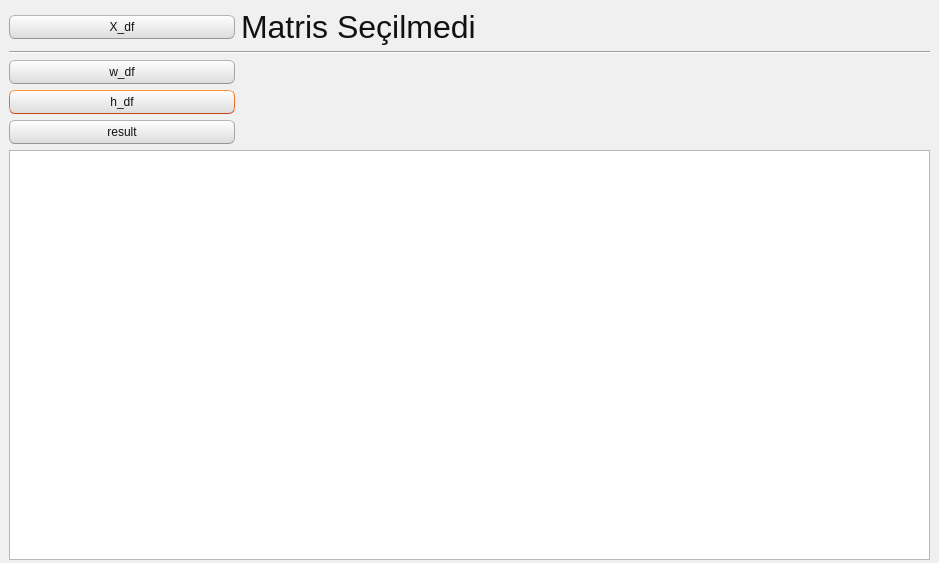
<?xml version="1.0" encoding="UTF-8"?>
<ui version="4.0">
 <class>Dialog</class>
 <widget class="QDialog" name="Dialog">
  <property name="geometry">
   <rect>
    <x>0</x>
    <y>0</y>
    <width>939</width>
    <height>563</height>
   </rect>
  </property>
  <property name="windowTitle">
   <string>Dialog</string>
  </property>
  <property name="styleSheet">
   <string notr="true">/*
Ubuntu Style Sheet for QT Applications
Author: Jaime A. Quiroga P.
Company: GTRONICK
Last updated: 01/10/2021 (dd/mm/yyyy), 15:18.
Available at: https://github.com/GTRONICK/QSS/blob/master/Ubuntu.qss
*/
QMainWindow {
	background-color:#f0f0f0;
}
QCheckBox {
	padding:2px;
}
QCheckBox:hover {
	border:1px solid rgb(255,150,60);
	border-radius:4px;
	padding: 1px;
	background-color:qlineargradient(spread:pad, x1:0.5, y1:1, x2:0.5, y2:0, stop:0 rgba(190, 90, 50, 50), stop:1 rgba(250, 130, 40, 50));
}
QCheckBox::indicator:checked {
	border:1px solid rgb(246, 134, 86);
	border-radius:4px;
  	background-color:rgb(246, 134, 86)
}
QCheckBox::indicator:unchecked {
	border-width:1px solid rgb(246, 134, 86);
	border-radius:4px;
  	background-color:rgb(255,255,255);
}
QColorDialog {
	background-color:#f0f0f0;
}
QComboBox {
	color:rgb(81,72,65);
	background: #ffffff;
}
QComboBox:editable {
	selection-color:rgb(81,72,65);
	selection-background-color: #ffffff;
}
QComboBox QAbstractItemView {
	selection-color: #ffffff;
	selection-background-color: rgb(246, 134, 86);
}
QComboBox:!editable:on, QComboBox::drop-down:editable:on {
	color:  #1e1d23;	
}
QDateTimeEdit, QDateEdit, QDoubleSpinBox, QFontComboBox {
	color:rgb(81,72,65);
	background-color: #ffffff;
}

QDialog {
	background-color:#f0f0f0;
}

QLabel,QLineEdit {
	color:rgb(17,17,17);
}
QLineEdit {
	background-color:rgb(255,255,255);
	selection-background-color:rgb(236,116,64);
}
QMenuBar {
	color:rgb(223,219,210);
	background-color:rgb(65,64,59);
}
QMenuBar::item {
	padding-top:4px;
	padding-left:4px;
	padding-right:4px;
	color:rgb(223,219,210);
	background-color:rgb(65,64,59);
}
QMenuBar::item:selected {
	color:rgb(255,255,255);
	padding-top:2px;
	padding-left:2px;
	padding-right:2px;
	border-top-width:2px;
	border-left-width:2px;
	border-right-width:2px;
	border-top-right-radius:4px;
	border-top-left-radius:4px;
	border-style:solid;
	background-color:rgb(65,64,59);
	border-top-color: rgb(47,47,44);
	border-right-color: qlineargradient(spread:pad, x1:0, y1:1, x2:1, y2:0, stop:0 rgba(90, 87, 78, 255), stop:1 rgba(47,47,44, 255));
	border-left-color:  qlineargradient(spread:pad, x1:1, y1:0, x2:0, y2:0, stop:0 rgba(90, 87, 78, 255), stop:1 rgba(47,47,44, 255));
}
QMenu {
	color:rgb(223,219,210);
	background-color:rgb(65,64,59);
}
QMenu::item {
	color:rgb(223,219,210);
	padding:4px 10px 4px 20px;
}
QMenu::item:selected {
	color:rgb(255,255,255);
	background-color: qlineargradient(spread:pad, x1:0.5, y1:1, x2:0.5, y2:0, stop:0 rgba(225, 108, 54, 255), stop:1 rgba(246, 134, 86, 255));
	border-style:solid;
	border-width:3px;
	padding:4px 7px 4px 17px;
	border-bottom-color:qlineargradient(spread:pad, x1:0.5, y1:1, x2:0.5, y2:0, stop:0 rgba(175,85,48,255), stop:1 rgba(236,114,67, 255));
	border-top-color:qlineargradient(spread:pad, x1:0.5, y1:1, x2:0.5, y2:0, stop:0 rgba(253,156,113,255), stop:1 rgba(205,90,46, 255));
	border-right-color:qlineargradient(spread:pad, x1:0, y1:0.5, x2:1, y2:0.5, stop:0 rgba(253,156,113,255), stop:1 rgba(205,90,46, 255));
	border-left-color:qlineargradient(spread:pad, x1:1, y1:0.5, x2:0, y2:0.5, stop:0 rgba(253,156,113,255), stop:1 rgba(205,90,46, 255));
}
QPlainTextEdit {
	border: 1px solid transparent;
	color:rgb(17,17,17);
	selection-background-color:rgb(236,116,64);
    background-color: #FFFFFF;
}
QProgressBar {
	text-align: center;
	color: rgb(0, 0, 0);
	border: 1px inset rgb(150,150,150); 
	border-radius: 10px;
	background-color:rgb(221,221,219);
}
QProgressBar::chunk:horizontal {
	background-color: qlineargradient(spread:pad, x1:0.5, y1:1, x2:0.5, y2:0, stop:0 rgba(225, 108, 54, 255), stop:1 rgba(246, 134, 86, 255));
	border:1px solid;
	border-radius:8px;
	border-bottom-color:qlineargradient(spread:pad, x1:0.5, y1:1, x2:0.5, y2:0, stop:0 rgba(175,85,48,255), stop:1 rgba(236,114,67, 255));
	border-top-color:qlineargradient(spread:pad, x1:0.5, y1:1, x2:0.5, y2:0, stop:0 rgba(253,156,113,255), stop:1 rgba(205,90,46, 255));
	border-right-color:qlineargradient(spread:pad, x1:0, y1:0.5, x2:1, y2:0.5, stop:0 rgba(253,156,113,255), stop:1 rgba(205,90,46, 255));
	border-left-color:qlineargradient(spread:pad, x1:1, y1:0.5, x2:0, y2:0.5, stop:0 rgba(253,156,113,255), stop:1 rgba(205,90,46, 255));
}
QPushButton{
	color:rgb(17,17,17);
	border-width: 1px;
	border-radius: 6px;
	border-bottom-color: rgb(150,150,150);
	border-right-color: rgb(165,165,165);
	border-left-color: rgb(165,165,165);
	border-top-color: rgb(180,180,180);
	border-style: solid;
	padding: 4px;
	background-color: qlineargradient(spread:pad, x1:0.5, y1:1, x2:0.5, y2:0, stop:0 rgba(220, 220, 220, 255), stop:1 rgba(255, 255, 255, 255));
}
QPushButton:hover{
	color:rgb(17,17,17);
	border-width: 1px;
	border-radius:6px;
	border-top-color: rgb(255,150,60);
	border-right-color: qlineargradient(spread:pad, x1:0, y1:1, x2:1, y2:0, stop:0 rgba(200, 70, 20, 255), stop:1 rgba(255,150,60, 255));
	border-left-color:  qlineargradient(spread:pad, x1:1, y1:0, x2:0, y2:0, stop:0 rgba(200, 70, 20, 255), stop:1 rgba(255,150,60, 255));
	border-bottom-color: rgb(200,70,20);
	border-style: solid;
	padding: 2px;
	background-color: qlineargradient(spread:pad, x1:0.5, y1:1, x2:0.5, y2:0, stop:0 rgba(220, 220, 220, 255), stop:1 rgba(255, 255, 255, 255));
}
QPushButton:default{
	color:rgb(17,17,17);
	border-width: 1px;
	border-radius:6px;
	border-top-color: rgb(255,150,60);
	border-right-color: qlineargradient(spread:pad, x1:0, y1:1, x2:1, y2:0, stop:0 rgba(200, 70, 20, 255), stop:1 rgba(255,150,60, 255));
	border-left-color:  qlineargradient(spread:pad, x1:1, y1:0, x2:0, y2:0, stop:0 rgba(200, 70, 20, 255), stop:1 rgba(255,150,60, 255));
	border-bottom-color: rgb(200,70,20);
	border-style: solid;
	padding: 2px;
	background-color: qlineargradient(spread:pad, x1:0.5, y1:1, x2:0.5, y2:0, stop:0 rgba(220, 220, 220, 255), stop:1 rgba(255, 255, 255, 255));
}
QPushButton:pressed{
	color:rgb(17,17,17);
	border-width: 1px;
	border-radius: 6px;
	border-width: 1px;
	border-top-color: rgba(255,150,60,200);
	border-right-color: qlineargradient(spread:pad, x1:0, y1:1, x2:1, y2:0, stop:0 rgba(200, 70, 20, 255), stop:1 rgba(255,150,60, 200));
	border-left-color:  qlineargradient(spread:pad, x1:1, y1:0, x2:0, y2:0, stop:0 rgba(200, 70, 20, 255), stop:1 rgba(255,150,60, 200));
	border-bottom-color: rgba(200,70,20,200);
	border-style: solid;
	padding: 2px;
	background-color: qlineargradient(spread:pad, x1:0.5, y1:0, x2:0.5, y2:1, stop:0 rgba(220, 220, 220, 255), stop:1 rgba(255, 255, 255, 255));
}
QPushButton:disabled{
	color:rgb(174,167,159);
	border-width: 1px;
	border-radius: 6px;
	background-color: qlineargradient(spread:pad, x1:0.5, y1:1, x2:0.5, y2:0, stop:0 rgba(200, 200, 200, 255), stop:1 rgba(230, 230, 230, 255));
}
QRadioButton {
	padding: 1px;
}
QRadioButton::indicator:checked {
	height: 10px;
	width: 10px;
	border-style:solid;
	border-radius:5px;
	border-width: 1px;
	border-color: rgba(246, 134, 86, 255);
	color: #a9b7c6;
	background-color:rgba(246, 134, 86, 255);
}
QRadioButton::indicator:!checked {
	height: 10px;
	width: 10px;
	border-style:solid;
	border-radius:5px;
	border-width: 1px;
	border-color: rgb(246, 134, 86);
	color: #a9b7c6;
	background-color: transparent;
}
QScrollArea {
	color: white;
	background-color:#f0f0f0;
}
QSlider::groove {
	border-style: solid;
	border-width: 1px;
	border-color: rgb(207,207,207);
}
QSlider::groove:horizontal {
	height: 5px;
	background: rgb(246, 134, 86);
}
QSlider::groove:vertical {
	width: 5px;
	background: rgb(246, 134, 86);
}
QSlider::handle:horizontal {
	background: rgb(253,253,253);
	border-style: solid;
	border-width: 1px;
	border-color: rgb(207,207,207);
	width: 12px;
	margin: -5px 0;
	border-radius: 7px;
}
QSlider::handle:vertical {
	background: rgb(253,253,253);
	border-style: solid;
	border-width: 1px;
	border-color: rgb(207,207,207);
	height: 12px;
	margin: 0 -5px;
	border-radius: 7px;
}
QSlider::add-page:horizontal, QSlider::add-page:vertical {
 	background: white;
}
QSlider::sub-page:horizontal, QSlider::sub-page:vertical {
	background: rgb(246, 134, 86);
}
QStatusBar, QSpinBox {
	color:rgb(81,72,65);
}
QSpinBox {
	background-color: #ffffff;
}
QScrollBar:horizontal {
	max-height: 20px;
	border: 1px transparent;
	margin: 0px 20px 0px 20px;
}
QScrollBar::handle:horizontal {
	background: rgb(253,253,253);
	border: 1px solid rgb(207,207,207);
	border-radius: 7px;
	min-width: 25px;
}
QScrollBar::handle:horizontal:hover {
	background: rgb(253,253,253);
	border: 1px solid rgb(255,150,60);
	border-radius: 7px;
	min-width: 25px;
}
QScrollBar::add-line:horizontal {
  	border: 1px solid rgb(207,207,207);
  	border-top-right-radius: 7px;
  	border-top-left-radius: 7px;
  	border-bottom-right-radius: 7px;
  	background: rgb(255, 255, 255);
  	width: 20px;
  	subcontrol-position: right;
  	subcontrol-origin: margin;
}
QScrollBar::add-line:horizontal:hover {
  	border: 1px solid rgb(255,150,60);
  	border-top-right-radius: 7px;
  	border-top-left-radius: 7px;
  	border-bottom-right-radius: 7px;
  	background: rgb(255, 255, 255);
  	width: 20px;
  	subcontrol-position: right;
  	subcontrol-origin: margin;
}
QScrollBar::add-line:horizontal:pressed {
  	border: 1px solid grey;
  	border-top-left-radius: 7px;
  	border-top-right-radius: 7px;
  	border-bottom-right-radius: 7px;
  	background: rgb(231,231,231);
  	width: 20px;
  	subcontrol-position: right;
  	subcontrol-origin: margin;
}
QScrollBar::sub-line:horizontal {
  	border: 1px solid rgb(207,207,207);
  	border-top-right-radius: 7px;
  	border-top-left-radius: 7px;
  	border-bottom-left-radius: 7px;
  	background: rgb(255, 255, 255);
  	width: 20px;
  	subcontrol-position: left;
  	subcontrol-origin: margin;
}
QScrollBar::sub-line:horizontal:hover {
  	border: 1px solid rgb(255,150,60);
  	border-top-right-radius: 7px;
  	border-top-left-radius: 7px;
  	border-bottom-left-radius: 7px;
  	background: rgb(255, 255, 255);
  	width: 20px;
  	subcontrol-position: left;
  	subcontrol-origin: margin;
}
QScrollBar::sub-line:horizontal:pressed {
  	border: 1px solid grey;
  	border-top-right-radius: 7px;
  	border-top-left-radius: 7px;
  	border-bottom-left-radius: 7px;
  	background: rgb(231,231,231);
  	width: 20px;
  	subcontrol-position: left;
  	subcontrol-origin: margin;
}
QScrollBar::left-arrow:horizontal {
  	border: 1px transparent grey;
  	border-top-left-radius: 3px;
  	border-bottom-left-radius: 3px;
  	width: 6px;
  	height: 6px;
  	background: rgb(230,230,230);
}
QScrollBar::right-arrow:horizontal {
	border: 1px transparent grey;
	border-top-right-radius: 3px;
	border-bottom-right-radius: 3px;
  	width: 6px;
  	height: 6px;
 	background: rgb(230,230,230);
}
QScrollBar::add-page:horizontal, QScrollBar::sub-page:horizontal {
 	background: none;
} 
QScrollBar:vertical {
	max-width: 20px;
	border: 1px transparent grey;
	margin: 20px 0px 20px 0px;
}
QScrollBar::add-line:vertical {
	border: 1px solid;
	border-color: rgb(207,207,207);
	border-bottom-right-radius: 7px;
	border-bottom-left-radius: 7px;
	border-top-left-radius: 7px;
	background: rgb(255, 255, 255);
  	height: 20px;
  	subcontrol-position: bottom;
  	subcontrol-origin: margin;
}
QScrollBar::add-line:vertical:hover {
  	border: 1px solid;
  	border-color: rgb(255,150,60);
  	border-bottom-right-radius: 7px;
  	border-bottom-left-radius: 7px;
  	border-top-left-radius: 7px;
  	background: rgb(255, 255, 255);
  	height: 20px;
  	subcontrol-position: bottom;
  	subcontrol-origin: margin;
}
QScrollBar::add-line:vertical:pressed {
  	border: 1px solid grey;
  	border-bottom-left-radius: 7px;
  	border-bottom-right-radius: 7px;
  	border-top-left-radius: 7px;
  	background: rgb(231,231,231);
  	height: 20px;
  	subcontrol-position: bottom;
  	subcontrol-origin: margin;
}
QScrollBar::sub-line:vertical {
  	border: 1px solid rgb(207,207,207);
  	border-top-right-radius: 7px;
  	border-top-left-radius: 7px;
  	border-bottom-left-radius: 7px;
  	background: rgb(255, 255, 255);
  	height: 20px;
  	subcontrol-position: top;
  	subcontrol-origin: margin;
}
QScrollBar::sub-line:vertical:hover {
  	border: 1px solid rgb(255,150,60);
  	border-top-right-radius: 7px;
  	border-top-left-radius: 7px;
  	border-bottom-left-radius: 7px;
	background: rgb(255, 255, 255);
  	height: 20px;
  	subcontrol-position: top;
  	subcontrol-origin: margin;
}
QScrollBar::sub-line:vertical:pressed {
  	border: 1px solid grey;
  	border-top-left-radius: 7px;
  	border-top-right-radius: 7px;
  	background: rgb(231,231,231);
 	height: 20px;
  	subcontrol-position: top;
  	subcontrol-origin: margin;
}
QScrollBar::handle:vertical {
	background: rgb(253,253,253);
	border: 1px solid rgb(207,207,207);
	border-radius: 7px;
	min-height: 25px;
}
QScrollBar::handle:vertical:hover {
	background: rgb(253,253,253);
	border: 1px solid rgb(255,150,60);
	border-radius: 7px;
	min-height: 25px;
}
QScrollBar::up-arrow:vertical {
	border: 1px transparent grey;
  	border-top-left-radius: 3px;
	border-top-right-radius: 3px;
  	width: 6px;
  	height: 6px;
  	background: rgb(230,230,230);
}
QScrollBar::down-arrow:vertical {
  	border: 1px transparent grey;
  	border-bottom-left-radius: 3px;
  	border-bottom-right-radius: 3px;
  	width: 6px;
  	height: 6px;
  	background: rgb(230,230,230);
}
QScrollBar::add-page:vertical, QScrollBar::sub-page:vertical {
  	background: none;
}
QTabWidget {
	color:rgb(0,0,0);
	background-color:rgb(247,246,246);
}
QTabWidget::pane {
	border-color: rgb(180,180,180);
	background-color:rgb(247,246,246);
	border-style: solid;
	border-width: 1px;
  	border-radius: 6px;
}
QTabBar::tab {
	padding-left:4px;
	padding-right:4px;
	padding-bottom:2px;
	padding-top:2px;
	color:rgb(81,72,65);
  	background-color: qlineargradient(spread:pad, x1:0.5, y1:1, x2:0.5, y2:0, stop:0 rgba(221,218,217,255), stop:1 rgba(240,239,238,255));
	border-style: solid;
	border-width: 1px;
  	border-top-right-radius:4px;
	border-top-left-radius:4px;
	border-top-color: rgb(180,180,180);
	border-left-color: rgb(180,180,180);
	border-right-color: rgb(180,180,180);
	border-bottom-color: transparent;
}
QTabBar::tab:selected, QTabBar::tab:last:selected, QTabBar::tab:hover {
  	background-color:rgb(247,246,246);
  	margin-left: 0px;
  	margin-right: 1px;
}
QTabBar::tab:!selected {
	margin-top: 1px;
	margin-right: 1px;
}
QTextEdit {
	border-width: 1px;
	border-style: solid;
	border-color:transparent;
	color:rgb(17,17,17);
	selection-background-color:rgb(236,116,64);
}
QTimeEdit, QToolBox, QToolBox::tab, QToolBox::tab:selected {
	color:rgb(81,72,65);
	background-color: #ffffff;
}</string>
  </property>
  <widget class="QWidget" name="gridLayoutWidget">
   <property name="geometry">
    <rect>
     <x>9</x>
     <y>9</y>
     <width>921</width>
     <height>551</height>
    </rect>
   </property>
   <layout class="QGridLayout" name="gridLayout">
    <item row="11" column="0" colspan="4">
     <widget class="QTableView" name="tableView">
      <property name="font">
       <font>
        <pointsize>9</pointsize>
       </font>
      </property>
      <property name="sizeAdjustPolicy">
       <enum>QAbstractScrollArea::AdjustToContents</enum>
      </property>
      <property name="alternatingRowColors">
       <bool>true</bool>
      </property>
      <property name="sortingEnabled">
       <bool>false</bool>
      </property>
      <attribute name="horizontalHeaderMinimumSectionSize">
       <number>150</number>
      </attribute>
      <attribute name="horizontalHeaderDefaultSectionSize">
       <number>150</number>
      </attribute>
      <attribute name="horizontalHeaderShowSortIndicator" stdset="0">
       <bool>false</bool>
      </attribute>
      <attribute name="verticalHeaderCascadingSectionResizes">
       <bool>true</bool>
      </attribute>
      <attribute name="verticalHeaderMinimumSectionSize">
       <number>5</number>
      </attribute>
      <attribute name="verticalHeaderDefaultSectionSize">
       <number>5</number>
      </attribute>
      <attribute name="verticalHeaderShowSortIndicator" stdset="0">
       <bool>false</bool>
      </attribute>
     </widget>
    </item>
    <item row="4" column="0">
     <layout class="QVBoxLayout" name="verticalLayout_2"/>
    </item>
    <item row="1" column="1" colspan="3">
     <widget class="QLabel" name="label">
      <property name="font">
       <font>
        <pointsize>24</pointsize>
       </font>
      </property>
      <property name="text">
       <string>Matris Seçilmedi</string>
      </property>
     </widget>
    </item>
    <item row="7" column="0">
     <widget class="QPushButton" name="h_buton">
      <property name="text">
       <string>h_df</string>
      </property>
     </widget>
    </item>
    <item row="8" column="0">
     <widget class="QPushButton" name="result_buton">
      <property name="text">
       <string>result</string>
      </property>
     </widget>
    </item>
    <item row="1" column="0">
     <widget class="QPushButton" name="x_buton">
      <property name="text">
       <string>X_df</string>
      </property>
     </widget>
    </item>
    <item row="6" column="0">
     <widget class="QPushButton" name="w_buton">
      <property name="text">
       <string>w_df</string>
      </property>
     </widget>
    </item>
    <item row="2" column="0" colspan="4">
     <widget class="Line" name="line">
      <property name="orientation">
       <enum>Qt::Horizontal</enum>
      </property>
     </widget>
    </item>
   </layout>
  </widget>
 </widget>
 <resources/>
 <connections/>
</ui>
